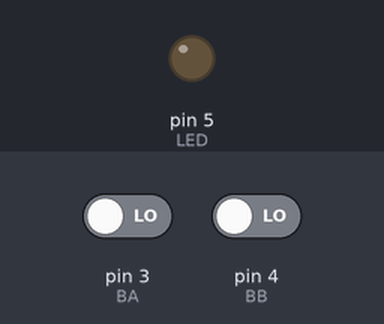
The sketch below on a simulated Arduino Uno, built with avr-gcc and run on an emulated ATmega328P. Parts: output pins drawn as LEDs (lit = HIGH). Inputs (shaded band) come from the test bench; at power-on: pin 3 (BA) LOW, pin 4 (BB) LOW.

Above: at 1.2 s.
1.3 s: pin 3 (BA) driven HIGH
At 2.06 s:
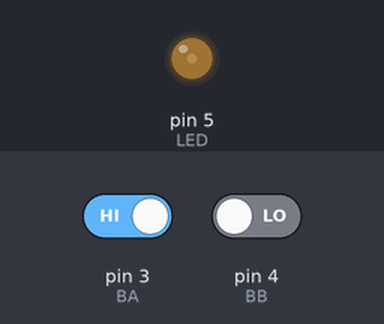
At 2.96 s:
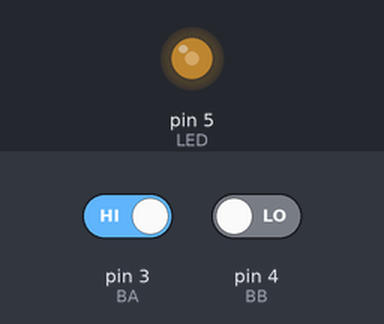
4.3 s: pin 4 (BB) driven HIGH
At 5.6 s:
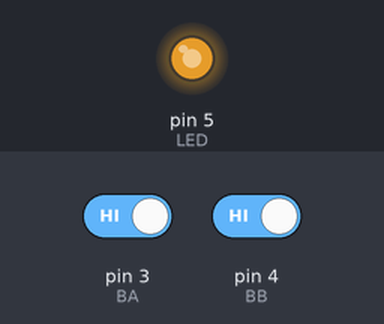
Timing chart, 0 to 7.3 s (numbered marks = the images above; inputs shaded):
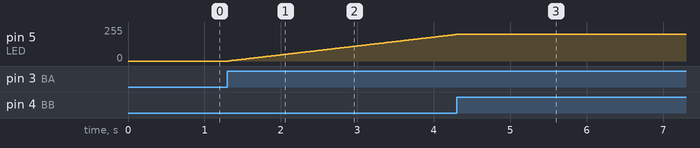

The sketch:

pwm_led1.ino
```cpp
#define LED 5
#define BA 3
#define BB 4

int PWM = 0;

void setup()
{
  pinMode (LED, OUTPUT);
  pinMode (BA, INPUT);
  pinMode (BB, INPUT);
}

void loop()
{
  if (digitalRead(BA)){
    if (PWM < 255){
      PWM++;
      delay (15);
    }
  }
  if (digitalRead(BB)){
    if (PWM > 0){
      PWM--;
      delay (15);
  }
}
 analogWrite (LED, PWM);
}
```

Measured:
- after the input at 1.3 s, pin 5 (LED): moves from 0/255 to 199/255 over 3.0 s, starting at once
- after the input at 4.3 s, pin 5 (LED): stays 199/255 (without the input it goes to 200/255 after 0.00 s)
